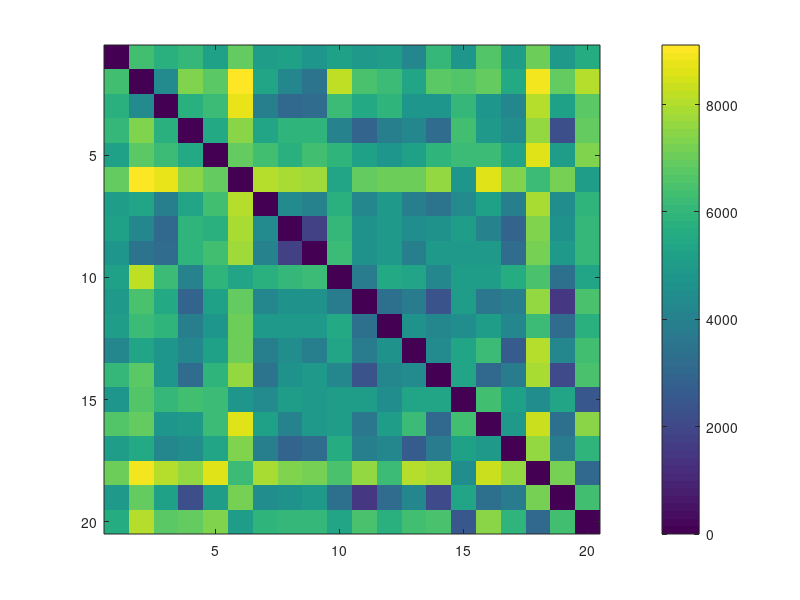

The MATLAB source for this figure:
% Script that creates matrix of similarity between each feature vector
% representing corresponding face. In this example Euclidean distance is
% used.

load('Eigenfaces_feature_vectors.mat');

% Name of the loaded matrix with feature vectors
eigenfaces_feature_vectors;

amount_of_vectors = size(eigenfaces_feature_vectors, 1);

pairwise_distance_matrix = zeros(amount_of_vectors);

for i = 1:amount_of_vectors
    for j = 1:amount_of_vectors
        pairwise_distance_matrix(i, j) = norm( eigenfaces_feature_vectors(i, :) - eigenfaces_feature_vectors(j, :) );
    end
end

imagesc(pairwise_distance_matrix);
colorbar;
